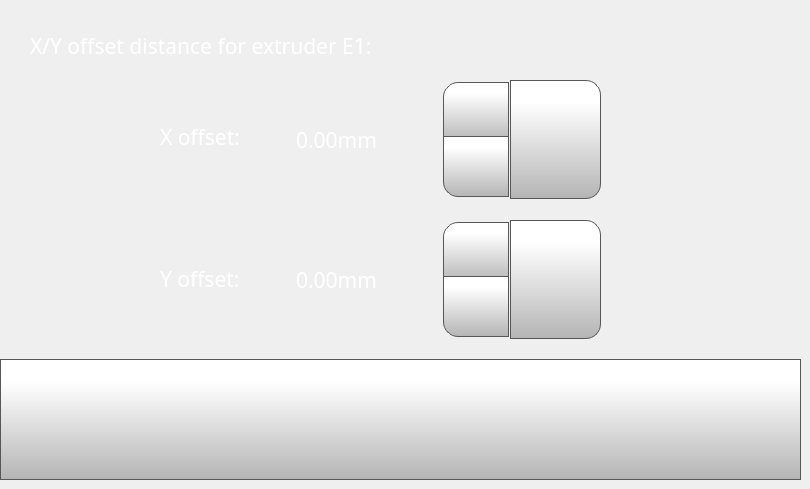
    <widget class="QWidget" name="toolOffsetXYPage">
     <widget class="QLabel" name="bedLabel_3">
      <property name="geometry">
       <rect>
        <x>480</x>
        <y>100</y>
        <width>70</width>
        <height>21</height>
       </rect>
      </property>
      <property name="font">
       <font>
        <family>Gotham</family>
        <pointsize>16</pointsize>
        <weight>50</weight>
        <bold>false</bold>
       </font>
      </property>
      <property name="styleSheet">
       <string notr="true">color: rgb(255, 255, 255);</string>
      </property>
      <property name="text">
       <string>Y:</string>
      </property>
     </widget>
     <widget class="QLabel" name="tollOffsetXLabel">
      <property name="geometry">
       <rect>
        <x>160</x>
        <y>121</y>
        <width>121</width>
        <height>31</height>
       </rect>
      </property>
      <property name="font">
       <font>
        <family>Gotham</family>
        <pointsize>16</pointsize>
        <weight>50</weight>
        <bold>false</bold>
       </font>
      </property>
      <property name="styleSheet">
       <string notr="true">color: rgb(255, 255, 255);</string>
      </property>
      <property name="text">
       <string>X offset: </string>
      </property>
     </widget>
     <widget class="QPushButton" name="toolOffsetXYBackButton">
      <property name="geometry">
       <rect>
        <x>0</x>
        <y>359</y>
        <width>801</width>
        <height>121</height>
       </rect>
      </property>
      <property name="minimumSize">
       <size>
        <width>0</width>
        <height>0</height>
       </size>
      </property>
      <property name="font">
       <font>
        <family>Gotham</family>
        <pointsize>16</pointsize>
       </font>
      </property>
      <property name="styleSheet">
       <string notr="true">QPushButton {
     border: 1px solid rgb(87, 87, 87);
	background-color: qlineargradient(spread:pad, x1:0, y1:1, x2:0, y2:0.188, stop:0 rgba(180, 180, 180, 255), stop:1 rgba(255, 255, 255, 255));


}

QPushButton:pressed {
    background-color: qlineargradient(x1: 0, y1: 0, x2: 0, y2: 1,
                                      stop: 0 #dadbde, stop: 1 #f6f7fa);
}

QPushButton:flat {
    border: none; /* no border for a flat push button */
}

QPushButton:default {
    border-color: navy; /* make the default button prominent */
}

QPushButton:focus {
	outline: none;
}</string>
      </property>
      <property name="text">
       <string/>
      </property>
      <property name="icon">
       <iconset>
        <normaloff>templates/img/arrows-4.png</normaloff>templates/img/arrows-4.png</iconset>
      </property>
      <property name="iconSize">
       <size>
        <width>70</width>
        <height>70</height>
       </size>
      </property>
      <property name="checkable">
       <bool>false</bool>
      </property>
      <property name="autoDefault">
       <bool>false</bool>
      </property>
      <property name="default">
       <bool>false</bool>
      </property>
      <property name="flat">
       <bool>false</bool>
      </property>
     </widget>
     <widget class="QLabel" name="toolOffsetLabel">
      <property name="geometry">
       <rect>
        <x>30</x>
        <y>30</y>
        <width>521</width>
        <height>31</height>
       </rect>
      </property>
      <property name="font">
       <font>
        <family>Gotham</family>
        <pointsize>16</pointsize>
        <weight>50</weight>
        <bold>false</bold>
       </font>
      </property>
      <property name="styleSheet">
       <string notr="true">color: rgb(255, 255, 255);</string>
      </property>
      <property name="text">
       <string>X/Y offset distance for extruder E1:</string>
      </property>
     </widget>
     <widget class="QDoubleSpinBox" name="toolOffsetXDoubleSpinBox">
      <property name="geometry">
       <rect>
        <x>291</x>
        <y>79</y>
        <width>221</width>
        <height>121</height>
       </rect>
      </property>
      <property name="font">
       <font>
        <family>Gotham</family>
        <pointsize>16</pointsize>
       </font>
      </property>
      <property name="styleSheet">
       <string notr="true">QDoubleSpinBox {
    padding-right: 5px; /* make room for the arrows */
	color: rgb(255, 255, 255);
	background-color: rgba(255, 255, 255, 0);
   
}
QDoubleSpinBox ::text:selected {
	background-color: rgb(255, 146, 57);
   
}
QDoubleSpinBox::up-button {
     border: 1px solid rgb(87, 87, 87);

border-top-left-radius: 15px;
	background-color: qlineargradient(spread:pad, x1:0, y1:1, x2:0, y2:0.188, stop:0 rgba(180, 180, 180, 255), stop:1 rgba(255, 255, 255, 255));
    width: 60px;
     height: 55px;
    padding: 2px;
}

QDoubleSpinBox::up-arrow { 
image: url(./templates/img/arrows.png);
    width: 40px;
     height: 40px;
padding: 5px;
}



QDoubleSpinBox::up-button:pressed {
    background-color: qlineargradient(x1: 0, y1: 0, x2: 0, y2: 1,
                                      stop: 0 #dadbde, stop: 1 #f6f7fa);
}


QDoubleSpinBox::down-button {
     border: 1px solid rgb(87, 87, 87);
border-bottom-left-radius: 15px;
	background-color: qlineargradient(spread:pad, x1:0, y1:1, x2:0, y2:0.188, stop:0 rgba(180, 180, 180, 255), stop:1 rgba(255, 255, 255, 255));
    width: 60px;
     height: 55px;
    padding: 2px;
}

QDoubleSpinBox::down-arrow { 
image: url(./templates/img/arrows-5.png);
    width: 40px;
    height: 40px;
padding: 5px;
}

QDoubleSpinBox::down-button:pressed {
    background-color: qlineargradient(x1: 0, y1: 0, x2: 0, y2: 1,
                                      stop: 0 #dadbde, stop: 1 #f6f7fa);

}

</string>
      </property>
      <property name="frame">
       <bool>false</bool>
      </property>
      <property name="readOnly">
       <bool>false</bool>
      </property>
      <property name="buttonSymbols">
       <enum>QAbstractSpinBox::UpDownArrows</enum>
      </property>
      <property name="accelerated">
       <bool>true</bool>
      </property>
      <property name="suffix">
       <string>mm</string>
      </property>
      <property name="decimals">
       <number>2</number>
      </property>
      <property name="minimum">
       <double>-10.000000000000000</double>
      </property>
      <property name="maximum">
       <double>50.000000000000000</double>
      </property>
      <property name="singleStep">
       <double>0.025000000000000</double>
      </property>
      <property name="value">
       <double>0.000000000000000</double>
      </property>
     </widget>
     <widget class="QPushButton" name="toolOffsetXSetButton">
      <property name="geometry">
       <rect>
        <x>510</x>
        <y>80</y>
        <width>91</width>
        <height>119</height>
       </rect>
      </property>
      <property name="font">
       <font>
        <family>Gotham</family>
        <pointsize>16</pointsize>
       </font>
      </property>
      <property name="styleSheet">
       <string notr="true">QPushButton {
     border: 1px solid rgb(87, 87, 87);
	background-color: qlineargradient(spread:pad, x1:0, y1:1, x2:0, y2:0.188, stop:0 rgba(180, 180, 180, 255), stop:1 rgba(255, 255, 255, 255));
border-top-right-radius: 15px;
border-bottom-right-radius: 15px;

}

QPushButton:pressed {
    background-color: qlineargradient(x1: 0, y1: 0, x2: 0, y2: 1,
                                      stop: 0 #dadbde, stop: 1 #f6f7fa);
}

QPushButton:flat {
    border: none; /* no border for a flat push button */
}

QPushButton:default {
    border-color: navy; /* make the default button prominent */
}
QPushButton:focus {
	outline: none;
}</string>
      </property>
      <property name="text">
       <string/>
      </property>
      <property name="icon">
       <iconset>
        <normaloff>templates/img/verification-mark.png</normaloff>templates/img/verification-mark.png</iconset>
      </property>
      <property name="iconSize">
       <size>
        <width>70</width>
        <height>70</height>
       </size>
      </property>
     </widget>
     <widget class="QPushButton" name="toolOffsetYSetButton">
      <property name="geometry">
       <rect>
        <x>510</x>
        <y>220</y>
        <width>91</width>
        <height>119</height>
       </rect>
      </property>
      <property name="font">
       <font>
        <family>Gotham</family>
        <pointsize>16</pointsize>
       </font>
      </property>
      <property name="styleSheet">
       <string notr="true">QPushButton {
     border: 1px solid rgb(87, 87, 87);
	background-color: qlineargradient(spread:pad, x1:0, y1:1, x2:0, y2:0.188, stop:0 rgba(180, 180, 180, 255), stop:1 rgba(255, 255, 255, 255));
border-top-right-radius: 15px;
border-bottom-right-radius: 15px;

}

QPushButton:pressed {
    background-color: qlineargradient(x1: 0, y1: 0, x2: 0, y2: 1,
                                      stop: 0 #dadbde, stop: 1 #f6f7fa);
}

QPushButton:flat {
    border: none; /* no border for a flat push button */
}

QPushButton:default {
    border-color: navy; /* make the default button prominent */
}
QPushButton:focus {
	outline: none;
}</string>
      </property>
      <property name="text">
       <string/>
      </property>
      <property name="icon">
       <iconset>
        <normaloff>templates/img/verification-mark.png</normaloff>templates/img/verification-mark.png</iconset>
      </property>
      <property name="iconSize">
       <size>
        <width>70</width>
        <height>70</height>
       </size>
      </property>
     </widget>
     <widget class="QDoubleSpinBox" name="toolOffsetYDoubleSpinBox">
      <property name="geometry">
       <rect>
        <x>291</x>
        <y>219</y>
        <width>221</width>
        <height>121</height>
       </rect>
      </property>
      <property name="font">
       <font>
        <family>Gotham</family>
        <pointsize>16</pointsize>
       </font>
      </property>
      <property name="styleSheet">
       <string notr="true">QDoubleSpinBox {
    padding-right: 5px; /* make room for the arrows */
	color: rgb(255, 255, 255);
	background-color: rgba(255, 255, 255, 0);
   
}
QDoubleSpinBox ::text:selected {
	background-color: rgb(255, 146, 57);
   
}
QDoubleSpinBox::up-button {
     border: 1px solid rgb(87, 87, 87);

border-top-left-radius: 15px;
	background-color: qlineargradient(spread:pad, x1:0, y1:1, x2:0, y2:0.188, stop:0 rgba(180, 180, 180, 255), stop:1 rgba(255, 255, 255, 255));
    width: 60px;
     height: 55px;
    padding: 2px;
}

QDoubleSpinBox::up-arrow { 
image: url(./templates/img/arrows.png);
    width: 40px;
     height: 40px;
padding: 5px;
}



QDoubleSpinBox::up-button:pressed {
    background-color: qlineargradient(x1: 0, y1: 0, x2: 0, y2: 1,
                                      stop: 0 #dadbde, stop: 1 #f6f7fa);
}


QDoubleSpinBox::down-button {
     border: 1px solid rgb(87, 87, 87);
border-bottom-left-radius: 15px;
	background-color: qlineargradient(spread:pad, x1:0, y1:1, x2:0, y2:0.188, stop:0 rgba(180, 180, 180, 255), stop:1 rgba(255, 255, 255, 255));
    width: 60px;
     height: 55px;
    padding: 2px;
}

QDoubleSpinBox::down-arrow { 
image: url(./templates/img/arrows-5.png);
    width: 40px;
    height: 40px;
padding: 5px;
}

QDoubleSpinBox::down-button:pressed {
    background-color: qlineargradient(x1: 0, y1: 0, x2: 0, y2: 1,
                                      stop: 0 #dadbde, stop: 1 #f6f7fa);

}

</string>
      </property>
      <property name="frame">
       <bool>false</bool>
      </property>
      <property name="readOnly">
       <bool>false</bool>
      </property>
      <property name="buttonSymbols">
       <enum>QAbstractSpinBox::UpDownArrows</enum>
      </property>
      <property name="accelerated">
       <bool>true</bool>
      </property>
      <property name="suffix">
       <string>mm</string>
      </property>
      <property name="decimals">
       <number>2</number>
      </property>
      <property name="minimum">
       <double>-4.000000000000000</double>
      </property>
      <property name="maximum">
       <double>4.000000000000000</double>
      </property>
      <property name="singleStep">
       <double>0.025000000000000</double>
      </property>
     </widget>
     <widget class="QLabel" name="toolOffsetYLabel">
      <property name="geometry">
       <rect>
        <x>160</x>
        <y>258</y>
        <width>121</width>
        <height>41</height>
       </rect>
      </property>
      <property name="font">
       <font>
        <family>Gotham</family>
        <pointsize>16</pointsize>
        <weight>50</weight>
        <bold>false</bold>
       </font>
      </property>
      <property name="styleSheet">
       <string notr="true">color: rgb(255, 255, 255);</string>
      </property>
      <property name="text">
       <string>Y offset: </string>
      </property>
     </widget>
    </widget>
